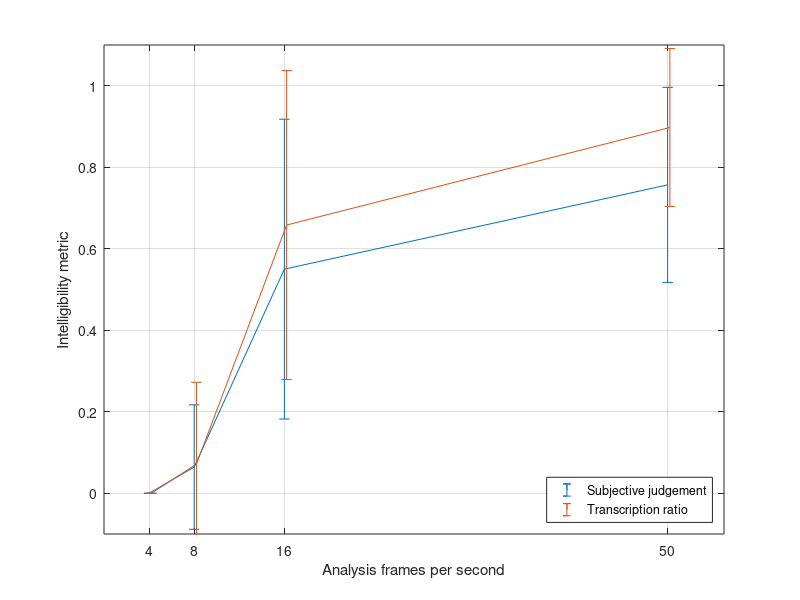

This figure's MATLAB source:
function perc_int(act)

if ~nargin; act = 'disp'; end;

switch act
    case 'test'
        if exist('subj_notes.mat', 'file')
            load('subj_notes.mat');
            ind_test = length(subj_notes)+1;
        else
            q = 8;
            toblen = 1000*[0.02 0.06 0.125 0.25];
            ind_test = 1;
        end
        n_sen = 9;
        sen_sfx = {'_C_1', '_C_2', '_F_1', '_F_2', '_Q_1', '_Q_2', '_S_1', '_S_2', '_S_3'};
        subj_notes{ind_test} = zeros(2*n_sen, 1)-1;
        sentences_tr{ind_test} = cell(2*n_sen, 1);
        sp_cnt = zeros(6, 1); % Speaker test count
        
        
        
        % High fps
        sen = randperm(n_sen);
        set_cnt = round(rand(1, 1))+4;
        setting{ind_test}(:, 1:n_sen) = [sen; [ones(1, set_cnt) 2*ones(1, n_sen-set_cnt)]];
        
        % Low fps
        sen = randperm(n_sen);
        set_cnt = round(rand(1, 1))+4;
        setting{ind_test}(:, n_sen+1:2*n_sen) = [sen; [3*ones(1, set_cnt) 4*ones(1, n_sen-set_cnt)]];
        
        rp = randperm(size(setting{ind_test}, 2));
        setting{ind_test} = setting{ind_test}(:, rp);

        for ind_setting = 1:size(setting{ind_test}, 2)
            clc;
            disp('----- Perceptive test on intelligibility -----');
            disp(['Test number ' num2str(ind_test) '.']);
            disp(['Sample ' num2str(ind_setting) ' of ' num2str(size(setting{ind_test}, 2)) '.']);
            sp = round(6*rand(1, 1)+0.5);
            while sp_cnt(sp) > 3; sp = round(6*rand(1, 1)+0.5); end
            sp_cnt(sp) = sp_cnt(sp)+1;
            
            [y, Fs] = audioread(['../../decoded_samples/perc_int/' num2str(sp) sen_sfx{setting{ind_test}(1, ind_setting)} '_q8_l' num2str(toblen(setting{ind_test}(2, ind_setting))) '.wav']);
            
            while isempty(sentences_tr{ind_test}{ind_setting}) || ~isnumeric(subj_notes{ind_test}(ind_setting)) || (subj_notes{ind_test}(ind_setting)) < 1 || (subj_notes{ind_test}(ind_setting)) > 5
                sound(y, Fs);
                sentences_tr{ind_test}{ind_setting} = input('Sentence transcription: ', 's');
                subj_notes{ind_test}(ind_setting) = input('Overall intelligibility note (1-5): ');
                clear sound;
            end
        end

        if isempty(find(subj_notes{ind_test} == -1, 1))
            disp('Test complete, results saved.');
            save('subj_notes.mat', 'toblen', 'setting', 'subj_notes', 'sentences_tr');
        else
            disp('Test failed, results discarded.');
        end
    case 'tr'
        if exist('subj_notes.mat', 'file')
            load('subj_notes.mat');
        else
            error('Test results not found.');
        end
        
        for ind_test = 1:length(sentences_tr)
            for ind_setting = 1:length(sentences_tr{ind_test})
                disp(sentences_tr{ind_test}{ind_setting});
                tr_correct = input('Correct words: ');
                tr_nwords = input('Total words: ');
                tr_ratio{ind_test}(ind_setting) = tr_correct/tr_nwords;
            end
        end
        
        save('subj_notes_c.mat', 'toblen', 'setting', 'subj_notes', 'sentences_tr', 'tr_ratio');
    case 'disp'
        if exist('subj_notes_c.mat', 'file')
            load('subj_notes_c.mat');
        else
            error('No test results with transcription ratio found.');
        end
        
        notes = cell(length(toblen), 1);
        tr_r = cell(length(toblen), 1);
        
        for ind_test = 1:length(setting)
            for ind_setting = 1:size(setting{ind_test}, 2)
                notes{setting{ind_test}(2, ind_setting)}(end+1, 1) = subj_notes{ind_test}(ind_setting);
                tr_r{setting{ind_test}(2, ind_setting)}(end+1, 1) = tr_ratio{ind_test}(ind_setting);
            end
        end
        
        for ind_toblen = 1:length(toblen)
            m_notes(ind_toblen) = mean((notes{ind_toblen}-1)/4);
            s_notes(ind_toblen) = std((notes{ind_toblen}-1)/4);
            m_tr(ind_toblen) = mean(tr_r{ind_toblen});
            s_tr(ind_toblen) = std(tr_r{ind_toblen});
        end
        
        figure(1), clf, 
        errorbar([4 8 16 50], flip(m_notes), flip(s_notes)),
        hold on,
        errorbar([4.2 8.2 16.2 50.2], flip(m_tr), flip(s_tr)),
        axis([0 55 -0.1 1.1]), grid on, xlabel('Analysis frames per second'), ylabel('Intelligibility metric')
        legend('Subjective judgement', 'Transcription ratio', 'location', 'southeast')
        set(gca, 'xtick', [4 8 16 50]);

        % 23M-55F-17M-60M-22F-22M-24M-23M
        
end


end
